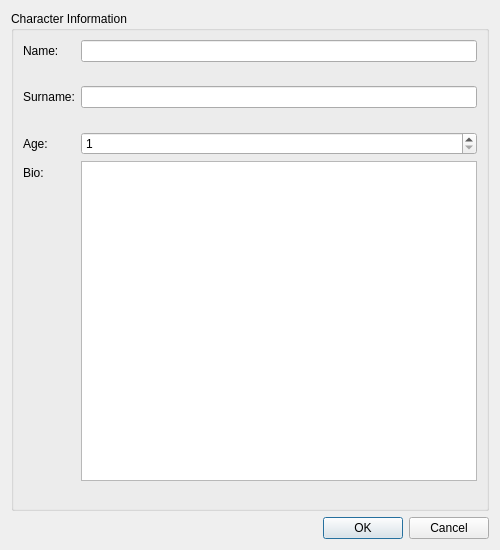
<?xml version="1.0" encoding="UTF-8"?>
<ui version="4.0">
 <class>AddCharacterDialog</class>
 <widget class="QDialog" name="AddCharacterDialog">
  <property name="geometry">
   <rect>
    <x>0</x>
    <y>0</y>
    <width>500</width>
    <height>550</height>
   </rect>
  </property>
  <property name="windowTitle">
   <string>Add New Character</string>
  </property>
  <layout class="QVBoxLayout" name="verticalLayout">
   <item>
    <widget class="QGroupBox" name="groupBox">
     <property name="title">
      <string>Character Information</string>
     </property>
     <layout class="QFormLayout" name="formLayout">
      <item row="0" column="0">
       <widget class="QLabel" name="label_2">
        <property name="text">
         <string>Name:</string>
        </property>
       </widget>
      </item>
      <item row="0" column="1">
       <widget class="QLineEdit" name="nameEdit"/>
      </item>
      <item row="1" column="1">
       <widget class="QLabel" name="nameErrorLabel">
        <property name="visible">
         <bool>false</bool>
        </property>
        <property name="styleSheet">
         <string notr="true">color: red; font-size: 10px;</string>
        </property>
       </widget>
      </item>
      <item row="2" column="0">
       <widget class="QLabel" name="label_3">
        <property name="text">
         <string>Surname:</string>
        </property>
       </widget>
      </item>
      <item row="2" column="1">
       <widget class="QLineEdit" name="surnameEdit"/>
      </item>
      <item row="3" column="1">
       <widget class="QLabel" name="surnameErrorLabel">
        <property name="visible">
         <bool>false</bool>
        </property>
        <property name="styleSheet">
         <string notr="true">color: red; font-size: 10px;</string>
        </property>
       </widget>
      </item>
      <item row="4" column="0">
       <widget class="QLabel" name="label_4">
        <property name="text">
         <string>Age:</string>
        </property>
       </widget>
      </item>
      <item row="4" column="1">
       <widget class="QSpinBox" name="ageSpin">
        <property name="minimum">
         <number>1</number>
        </property>
        <property name="maximum">
         <number>150</number>
        </property>
       </widget>
      </item>
      <item row="5" column="0">
       <widget class="QLabel" name="label_5">
        <property name="text">
         <string>Bio:</string>
        </property>
       </widget>
      </item>
      <item row="5" column="1">
       <widget class="QPlainTextEdit" name="bioEdit"/>
      </item>
      <item row="6" column="1">
       <widget class="QLabel" name="imageErrorLabel">
        <property name="visible">
         <bool>false</bool>
        </property>
        <property name="styleSheet">
         <string notr="true">color: red; font-size: 10px;</string>
        </property>
       </widget>
      </item>
     </layout>
    </widget>
   </item>
   <item>
    <widget class="QDialogButtonBox" name="buttonBox">
     <property name="orientation">
      <enum>Qt::Horizontal</enum>
     </property>
     <property name="standardButtons">
      <set>QDialogButtonBox::Cancel|QDialogButtonBox::Ok</set>
     </property>
    </widget>
   </item>
  </layout>
 </widget>
 <resources/>
 <connections>
  <connection>
   <sender>buttonBox</sender>
   <signal>accepted()</signal>
   <receiver>AddCharacterDialog</receiver>
   <slot>accept()</slot>
   <hints>
    <hint type="sourcelabel">
     <x>20</x>
     <y>20</y>
    </hint>
    <hint type="destinationlabel">
     <x>20</x>
     <y>20</y>
    </hint>
   </hints>
  </connection>
  <connection>
   <sender>buttonBox</sender>
   <signal>rejected()</signal>
   <receiver>AddCharacterDialog</receiver>
   <slot>reject()</slot>
   <hints>
    <hint type="sourcelabel">
     <x>20</x>
     <y>20</y>
    </hint>
    <hint type="destinationlabel">
     <x>20</x>
     <y>20</y>
    </hint>
   </hints>
  </connection>
 </connections>
</ui>
